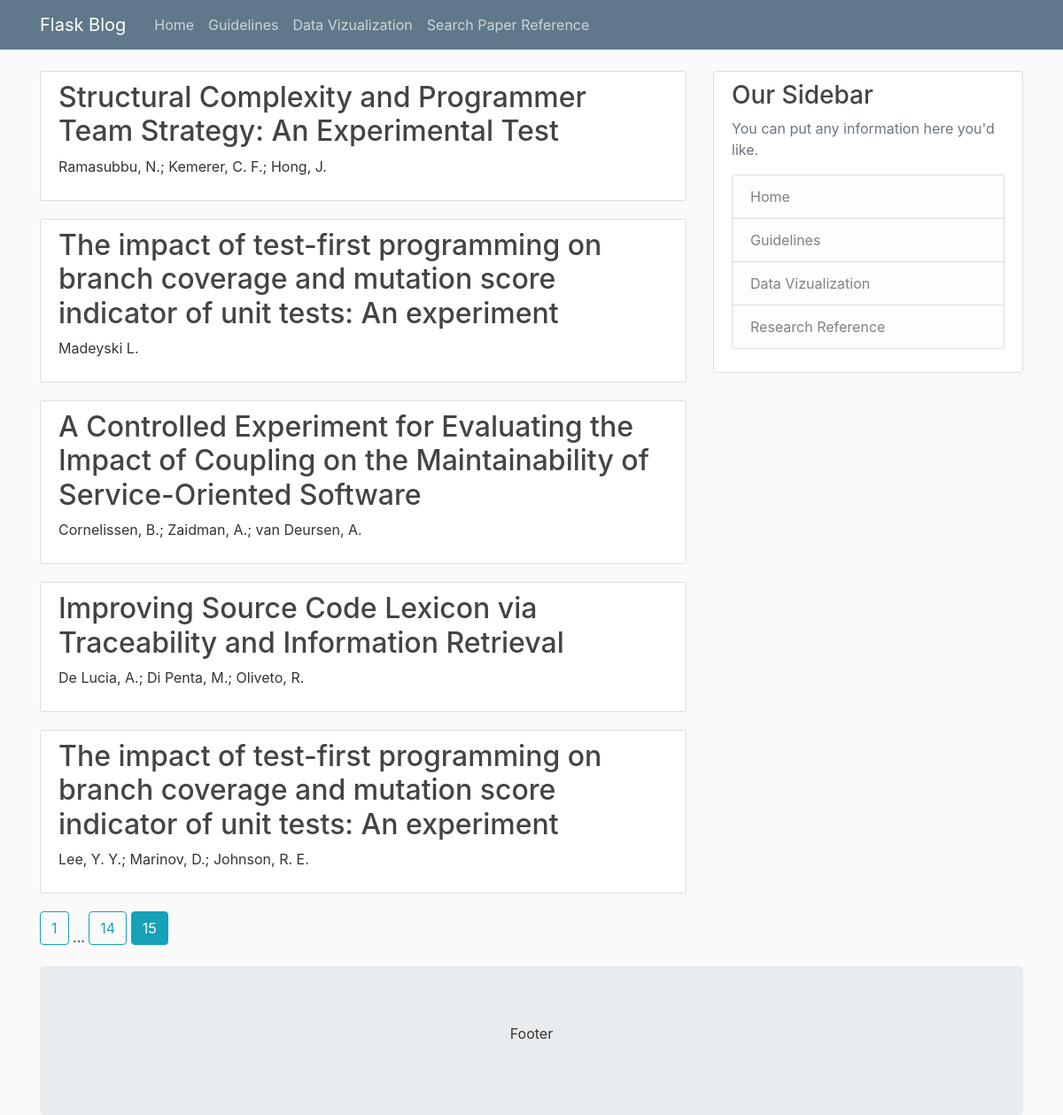
Screenshot of /search?page=15 with the database file from the repository.
### flaskblog/models.py (models this page shows)
class Publication(db.Model):
    pub_id = db.Column(db.Integer, primary_key=True)
    title = db.Column(db.String(200), nullable=False)
    year = db.Column(db.Integer, nullable=False)
    venue = db.Column(db.String(20), nullable=False)
    authors = db.Column(db.String(200), nullable=False)
    experiments = db.relationship("Experiment", backref="exp_pub", lazy=True)

### flaskblog/finder/routes.py (the view)
@finder.route("/search")
def search():
    page = request.args.get('page', 1, type=int)
    pubs = Publication.query.order_by(
        Publication.year.desc()).paginate(page=page, per_page=5)
    return render_template('research.html', pubs=pubs)

### flaskblog/templates/research.html
{% extends "layout.html" %}
{% block content %}
    {% for post in pubs.items %}
        <article class="media content-section">
          <div class="media-body">
            <h2><a class="article-title" href="{{ url_for('finder.details', pub_id=post.pub_id) }}">{{ post.title }}</a></h2>
            <p class="article-content">{{ post.authors }}</p>
          </div>
        </article>
    {% endfor %}
    {% for page_num in pubs.iter_pages(left_edge=1, right_edge=1, left_current=1, right_current=2) %}
      {% if page_num %}
        {% if pubs.page == page_num %}
          <a class="btn btn-info mb-4" href="{{ url_for('finder.search', page=page_num) }}">{{ page_num }}</a>
        {% else %}
          <a class="btn btn-outline-info mb-4" href="{{ url_for('finder.search', page=page_num) }}">{{ page_num }}</a>
        {% endif %}
      {% else %}
        ...
      {% endif %}
    {% endfor %}
{% endblock content %}

### flaskblog/static/main.css (style rules this page uses)
body { background: #fafafa; color: #333333; margin-top: 5rem; }
h1, h2, h3, h4, h5, h6 { color: #444444; }
.content-section { background: #ffffff; padding: 10px 20px; border: 1px solid #dddddd; border-radius: 3px; margin-bottom: 20px; }
.article-title { color: #444444; }
.article-content { white-space: pre-line; }

### rows the page displays
Publication: title "Structural Complexity and Programmer Team Strategy: An Experimental Test", authors "Ramasubbu, N.; Kemerer, C. F.; Hong, J."
Publication: title "The impact of test-first programming on branch coverage and mutation score indicator of unit tests: An experiment", authors "Madeyski L."
Publication: title "A Controlled Experiment for Evaluating the Impact of Coupling on the Maintainability of Service-Oriented Software", authors "Cornelissen, B.; Zaidman, A.; van Deursen, A."
Publication: title "Improving Source Code Lexicon via Traceability and Information Retrieval", authors "De Lucia, A.; Di Penta, M.; Oliveto, R."
Publication: title "The impact of test-first programming on branch coverage and mutation score indicator of unit tests: An experiment", authors "Lee, Y. Y.; Marinov, D.; Johnson, R. E."

### other values shown
{{ page_num }} "1" "14"
{{ page_num }} "15"
